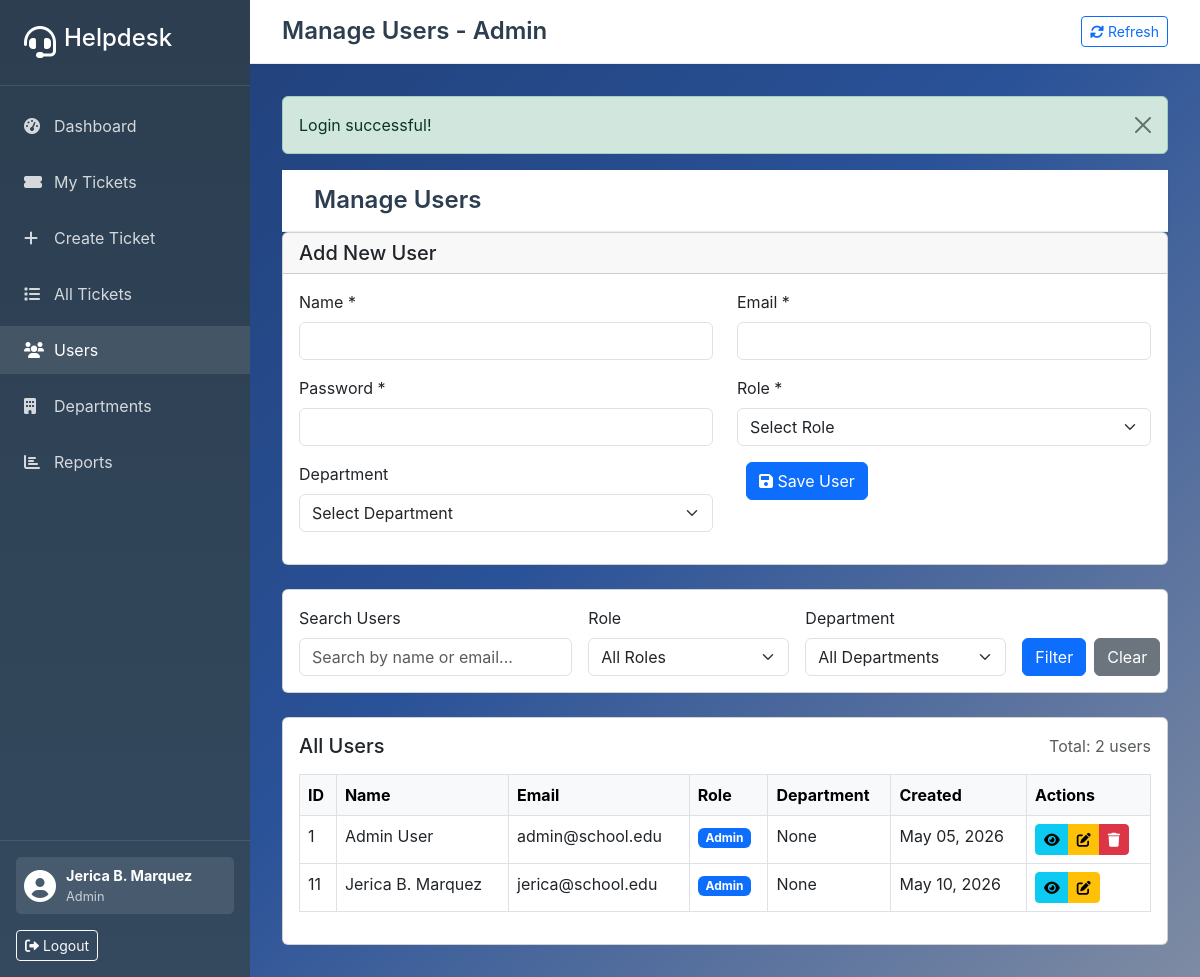
Screenshot of /admin/users.php (signed in) with the database file from the repository.
### tables this page shows
CREATE TABLE `users` (
  `id` int(11) NOT NULL,
  `name` varchar(255) NOT NULL,
  `email` varchar(255) NOT NULL,
  `password` varchar(255) NOT NULL,
  `role` enum('user','staff','admin') NOT NULL DEFAULT 'user',
  `department_id` int(11) DEFAULT NULL,
  `created_at` timestamp NOT NULL DEFAULT current_timestamp(),
  `updated_at` timestamp NOT NULL DEFAULT current_timestamp() ON UPDATE current_timestamp()
);

### config/Database.php (called while the page is built, shortened)
<?php
class Database {
    private $host = DB_HOST;
    private $user = DB_USER;
    private $pass = DB_PASS;
    private $dbname = DB_NAME;
    private $pdo;
    private $stmt;
    public function __construct() {
        $dsn = 'mysql:host=' . $this->host . ';dbname=' . $this->dbname;
        $options = [
            PDO::ATTR_PERSISTENT => true,
            PDO::ATTR_ERRMODE => PDO::ERRMODE_EXCEPTION,
            PDO::ATTR_DEFAULT_FETCH_MODE => PDO::FETCH_ASSOC,
            PDO::ATTR_EMULATE_PREPARES => false
        ];
        try {
            $this->pdo = new PDO($dsn, $this->user, $this->pass, $options);
        } catch (PDOException $e) {
            $this->error = $e->getMessage();
            echo 'Connection Error: ' . $this->error;
        }
    }
    public function query($sql) {
        $this->stmt = $this->pdo->prepare($sql);
    }
    public function execute() {
        return $this->stmt->execute();
    }
    public function resultSet() {
        $this->execute();
        return $this->stmt->fetchAll();
    }
}
?>

### models/User.php (called while the page is built, shortened)
<?php
require_once __DIR__ . '/../config/Database.php';
class User {
    private $db;
    public function __construct() {
        $this->db = new Database();
    }
    public function getAllUsers() {
        try {
            $this->db->query("SELECT * FROM users ORDER BY name");
            $users = $this->db->resultSet();
            return $users;
        } catch (Exception $e) {
            return [];
        }
    }
}
?>

### admin/users.php (the view, shortened to what this page needs)
<?php
require_once '../helpers/auth_helper.php';
require_once '../models/User.php';
$userModel = new User();
$users = $userModel->getAllUsers();
require_once '../includes/header.php';
?>
<div class="content-header">
    <h1 class="page-title">Manage Users</h1>
</div>
    <div class="card mb-4">
        <div class="card-header">
            <h5 class="mb-0">Add New User</h5>
        </div>
        <div class="card-body">
            <form method="POST">
                <div class="row">
                    <div class="col-md-6 mb-3">
                        <label class="form-label">Name *</label>
                        <input type="text" class="form-control" name="name" required>
                    </div>
                    <div class="col-md-6 mb-3">
                        <label class="form-label">Email *</label>
                        <input type="email" class="form-control" name="email" required>
                    </div>
                </div>
                <div class="row">
                    <div class="col-md-6 mb-3">
                        <label class="form-label">Password *</label>
                        <input type="password" class="form-control" name="password" required>
                    </div>
                    <div class="col-md-6 mb-3">
                        <label class="form-label">Role *</label>
                        <select class="form-select" name="role" required>
                            <option value="">Select Role</option>
                        </select>
                    </div>
                </div>
                <div class="row">
                    <div class="col-md-6 mb-3">
                        <label class="form-label">Department</label>
                        <select class="form-select" name="department_id">
                            <option value="">Select Department</option>
                        </select>
                    </div>
                    <div class="col-md-6 mb-3">
                        <label class="form-label">&nbsp;</label>
                        <button type="submit" class="btn btn-primary">
                            <i class="fas fa-save"></i> Save User
                        </button>
                    </div>
                </div>
            </form>
        </div>
    </div>
    <div class="card mb-4">
        <div class="card-body">
            <form method="GET" class="row g-3">
                <div class="col-md-4">
                    <label class="form-label">Search Users</label>
                    <input type="text" class="form-control" name="search" value="<?php echo htmlspecialchars($_GET['search'] ?? ''); ?>" placeholder="Search by name or email...">
                </div>
                <div class="col-md-3">
                    <label class="form-label">Role</label>
                    <select class="form-select" name="role">
                        <option value="">All Roles</option>
                    </select>
                </div>
                <div class="col-md-3">
                    <label class="form-label">Department</label>
                    <select class="form-select" name="department">
                        <option value="">All Departments</option>
                    </select>
                </div>
                <div class="col-md-2">
                    <label class="form-label">&nbsp;</label>
                    <div class="d-flex gap-2">
                        <button type="submit" class="btn btn-primary">Filter</button>
                        <a href="users.php" class="btn btn-secondary">Clear</a>
                    </div>
                </div>
            </form>
        </div>
    </div>
    <div class="card">
        <div class="card-body">
            <div class="d-flex justify-content-between align-items-center mb-3">
                <h5 class="mb-0">All Users</h5>
                <div>
                    <span class="text-muted">Total: <?php echo count($users); ?> users</span>
                </div>
            </div>
            <div class="table-responsive">
                <table class="table table-bordered">
                    <thead class="table-light">
                        <tr>
                            <th>ID</th>
                            <th>Name</th>
                            <th>Email</th>
                            <th>Role</th>
                            <th>Department</th>
                            <th>Created</th>
                            <th>Actions</th>
                        </tr>
                    </thead>
                    <tbody>
                        <?php if (empty($users)): ?>
                            <tr>
                                <td colspan="7" class="text-center text-danger">No users found in database</td>
                            </tr>
                        <?php else: ?>
                            <?php foreach ($users as $user): ?>
                                <tr>
                                    <td><?php echo $user['id']; ?></td>
                                    <td><?php echo htmlspecialchars($user['name']); ?></td>
                                    <td><?php echo htmlspecialchars($user['email']); ?></td>
                                    <td><span class="badge bg-primary"><?php echo ucfirst($user['role']); ?></span></td>
                                    <td><?php echo htmlspecialchars($user['department_name'] ?? 'None'); ?></td>
                                    <td><?php echo date('M d, Y', strtotime($user['created_at'])); ?></td>
                                    <td>
                                        <div class="btn-group" role="group">
                                            <button type="button" class="btn btn-sm btn-info" onclick="viewUser(<?php echo $user['id']; ?>)" title="View Details">
                                                <i class="fas fa-eye"></i>
                                            </button>
                                            <button type="button" class="btn btn-sm btn-warning" onclick="editUser(<?php echo $user['id']; ?>)" title="Edit User">
                                                <i class="fas fa-edit"></i>
                                            </button>
                                            <?php if ($user['id'] != $_SESSION['user_id']): ?>
                                                <button type="button" class="btn btn-sm btn-danger" onclick="deleteUser(<?php echo $user['id']; ?>)" title="Delete User">
                                                    <i class="fas fa-trash"></i>
                                                </button>
                                            <?php endif; ?>
                                        </div>
                                    </td>
                                </tr>
                            <?php endforeach; ?>
                        <?php endif; ?>
                    </tbody>
                </table>
            </div>
        </div>
    </div>
<?php require_once '../includes/footer.php'; ?>

### assets/css/style.css (style rules this page uses)
* { margin: 0; padding: 0; box-sizing: border-box; }
body { font-family: 'Inter', -apple-system, BlinkMacSystemFont, 'Segoe UI', sans-serif; background: linear-gradient(135deg, #1e3c72 0%, #2a5298 50%, #7e8ba3 100%); height: 100vh; overflow: hidden; margin: 0; padding: 0; }
.content-header { background: white; padding: 1rem 2rem; border-bottom: 1px solid #e9ecef; display: flex; justify-content: space-between; align-items: center; box-shadow: 0 2px 4px rgba(0, 0, 0, 0.05); }
.content-header h1 { font-size: 1.5rem; font-weight: 600; color: #2c3e50; margin: 0; }
.table-responsive { margin-top: 1rem; }

### rows the page displays
users: id "1", name "Admin User", email "admin@school.edu", role "Admin", department_name "None", created_at "May 05, 2026"
users: id "11", name "Jerica B. Marquez", email "jerica@school.edu", role "Admin", department_name "None", created_at "May 10, 2026"

### other values shown
$_SESSION['user_name'] "Jerica B. Marquez"
$_SESSION['user_role'] "Admin"
$pageTitle "Manage Users - Admin"
count($users) "2"
